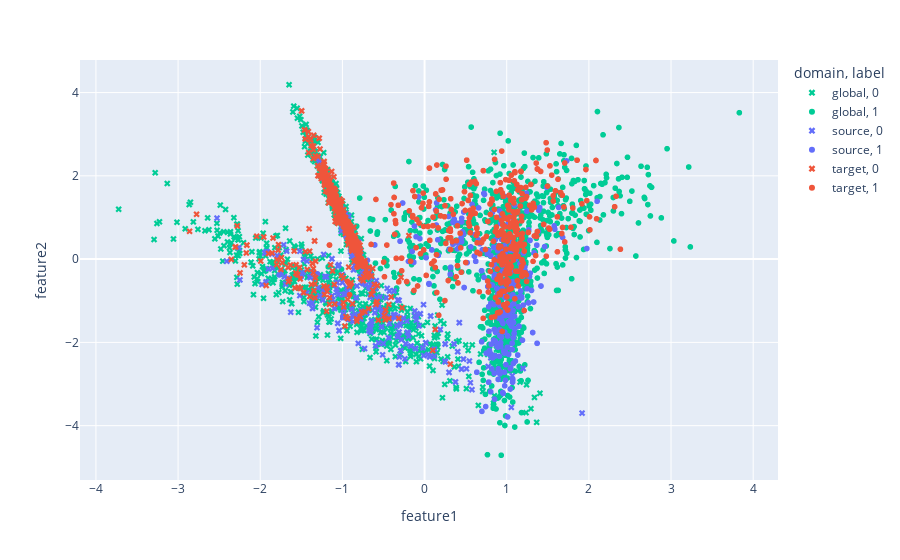
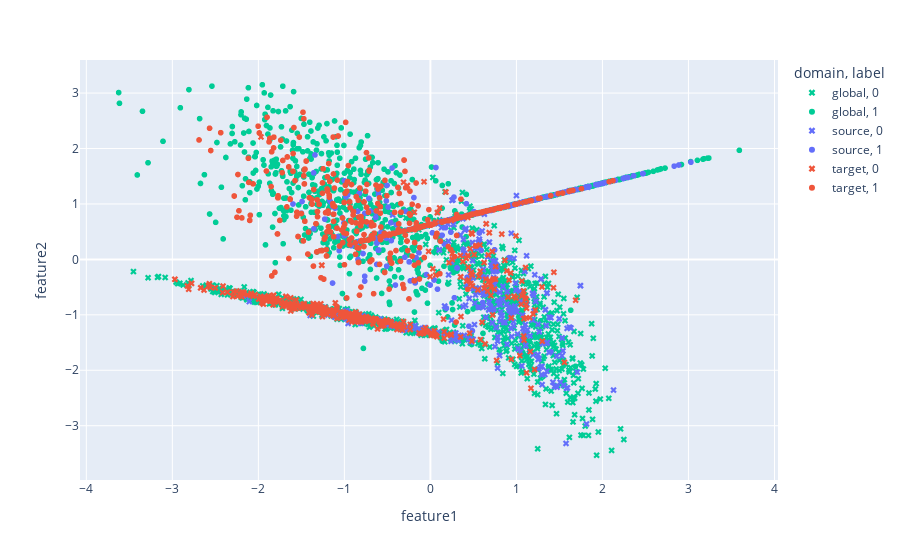

The code cell stored with these charts, in order, in its notebook:
### Markdown cell above
Create several datasets with the builder and visualize

### Code cell
from datagen.covshift.selector import  FeatureSelector
from datagen.covshift.builder import  CovShiftBuilder
from datagen.visualize import visualize_shift2d_px, visualize_shift3d_px
from evaluate.evaluate import analyze_data

# configure dataset generation
init_classification = dict(n_samples=5000, n_features=2, n_informative=2, n_repeated=0, n_redundant=0)
selector = FeatureSelector(n_global=1000, n_source=1000, n_target=1000, source_scale=1, target_scale=1, bias_dist=2)
builder = CovShiftBuilder(init_classification, selector)

runs = 2
for _ in range(runs):
    data = builder.generate()
    visualize_shift2d_px(*data)
    metrics = analyze_data(data)
    for key in metrics:
        print(f"{key}: {metrics[key]}")

### Figure 1 — Plotly figure (JSON) as saved in the notebook; plotly's stock layout.template omitted (floating-point values rounded to 4 significant figures; data arrays with more than 128 entries replaced by an {"elided": "..."} marker saying what was removed)
{"data": [{"hovertemplate": "domain=global<br>label=0<br>feature1=%{x}<br>feature2=%{y}<extra></extra>", "legendgroup": "global, 0", "marker": {"color": "#00CC96", "symbol": "x"}, "mode": "markers", "name": "global, 0", "showlegend": true, "x": {"elided": "1005 float values"}, "xaxis": "x", "y": {"elided": "1005 float values"}, "yaxis": "y", "type": "scattergl"}, {"hovertemplate": "domain=global<br>label=1<br>feature1=%{x}<br>feature2=%{y}<extra></extra>", "legendgroup": "global, 1", "marker": {"color": "#00CC96", "symbol": "circle"}, "mode": "markers", "name": "global, 1", "showlegend": true, "x": {"elided": "995 float values"}, "xaxis": "x", "y": {"elided": "995 float values"}, "yaxis": "y", "type": "scattergl"}, {"hovertemplate": "domain=source<br>label=0<br>feature1=%{x}<br>feature2=%{y}<extra></extra>", "legendgroup": "source, 0", "marker": {"color": "#636EFA", "symbol": "x"}, "mode": "markers", "name": "source, 0", "showlegend": true, "x": {"elided": "486 float values"}, "xaxis": "x", "y": {"elided": "486 float values"}, "yaxis": "y", "type": "scattergl"}, {"hovertemplate": "domain=source<br>label=1<br>feature1=%{x}<br>feature2=%{y}<extra></extra>", "legendgroup": "source, 1", "marker": {"color": "#636EFA", "symbol": "circle"}, "mode": "markers", "name": "source, 1", "showlegend": true, "x": {"elided": "514 float values"}, "xaxis": "x", "y": {"elided": "514 float values"}, "yaxis": "y", "type": "scattergl"}, {"hovertemplate": "domain=target<br>label=0<br>feature1=%{x}<br>feature2=%{y}<extra></extra>", "legendgroup": "target, 0", "marker": {"color": "#EF553B", "symbol": "x"}, "mode": "markers", "name": "target, 0", "showlegend": true, "x": {"elided": "519 float values"}, "xaxis": "x", "y": {"elided": "519 float values"}, "yaxis": "y", "type": "scattergl"}, {"hovertemplate": "domain=target<br>label=1<br>feature1=%{x}<br>feature2=%{y}<extra></extra>", "legendgroup": "target, 1", "marker": {"color": "#EF553B", "symbol": "circle"}, "mode": "markers", "name": "target, 1", "showlegend": true, "x": {"elided": "481 float values"}, "xaxis": "x", "y": {"elided": "481 float values"}, "yaxis": "y", "type": "scattergl"}], "layout": {"xaxis": {"anchor": "y", "domain": [0.0, 1.0], "title": {"text": "feature1"}}, "yaxis": {"anchor": "x", "domain": [0.0, 1.0], "title": {"text": "feature2"}}, "legend": {"title": {"text": "domain, label"}, "tracegroupgap": 0}, "margin": {"t": 60}}}

### Figure 2 — Plotly figure (JSON) as saved in the notebook; plotly's stock layout.template omitted (floating-point values rounded to 4 significant figures; data arrays with more than 128 entries replaced by an {"elided": "..."} marker saying what was removed)
{"data": [{"hovertemplate": "domain=global<br>label=0<br>feature1=%{x}<br>feature2=%{y}<extra></extra>", "legendgroup": "global, 0", "marker": {"color": "#00CC96", "symbol": "x"}, "mode": "markers", "name": "global, 0", "showlegend": true, "x": {"elided": "974 float values"}, "xaxis": "x", "y": {"elided": "974 float values"}, "yaxis": "y", "type": "scattergl"}, {"hovertemplate": "domain=global<br>label=1<br>feature1=%{x}<br>feature2=%{y}<extra></extra>", "legendgroup": "global, 1", "marker": {"color": "#00CC96", "symbol": "circle"}, "mode": "markers", "name": "global, 1", "showlegend": true, "x": {"elided": "1026 float values"}, "xaxis": "x", "y": {"elided": "1026 float values"}, "yaxis": "y", "type": "scattergl"}, {"hovertemplate": "domain=source<br>label=0<br>feature1=%{x}<br>feature2=%{y}<extra></extra>", "legendgroup": "source, 0", "marker": {"color": "#636EFA", "symbol": "x"}, "mode": "markers", "name": "source, 0", "showlegend": true, "x": {"elided": "491 float values"}, "xaxis": "x", "y": {"elided": "491 float values"}, "yaxis": "y", "type": "scattergl"}, {"hovertemplate": "domain=source<br>label=1<br>feature1=%{x}<br>feature2=%{y}<extra></extra>", "legendgroup": "source, 1", "marker": {"color": "#636EFA", "symbol": "circle"}, "mode": "markers", "name": "source, 1", "showlegend": true, "x": {"elided": "509 float values"}, "xaxis": "x", "y": {"elided": "509 float values"}, "yaxis": "y", "type": "scattergl"}, {"hovertemplate": "domain=target<br>label=0<br>feature1=%{x}<br>feature2=%{y}<extra></extra>", "legendgroup": "target, 0", "marker": {"color": "#EF553B", "symbol": "x"}, "mode": "markers", "name": "target, 0", "showlegend": true, "x": {"elided": "483 float values"}, "xaxis": "x", "y": {"elided": "483 float values"}, "yaxis": "y", "type": "scattergl"}, {"hovertemplate": "domain=target<br>label=1<br>feature1=%{x}<br>feature2=%{y}<extra></extra>", "legendgroup": "target, 1", "marker": {"color": "#EF553B", "symbol": "circle"}, "mode": "markers", "name": "target, 1", "showlegend": true, "x": {"elided": "517 float values"}, "xaxis": "x", "y": {"elided": "517 float values"}, "yaxis": "y", "type": "scattergl"}], "layout": {"xaxis": {"anchor": "y", "domain": [0.0, 1.0], "title": {"text": "feature1"}}, "yaxis": {"anchor": "x", "domain": [0.0, 1.0], "title": {"text": "feature2"}}, "legend": {"title": {"text": "domain, label"}, "tracegroupgap": 0}, "margin": {"t": 60}}}
